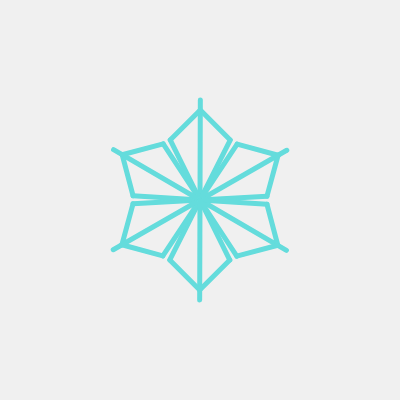
Frame 1 (no input)
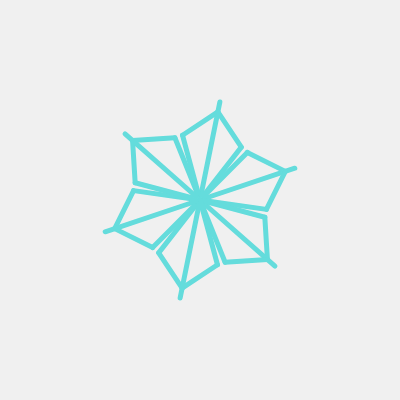
Frame 60 (no input)
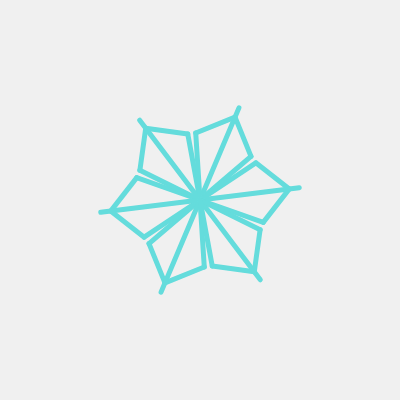
Frame 120 (the mouse pressed at the canvas centre since frame 60)

The p5.js sketch that drew these frames (run headless with seeded random() and noise() and a simulated clock; from frame 60 on, the mouse is pressed at the canvas centre):

// p5.js sketch
// ── sketch.js
let NUM = 6;
let ANGLE = 0;

function setup() {
  createCanvas(400, 400);
  strokeWeight(5);

  ANGLE = TWO_PI / NUM;
}

function draw() {
  background(240);
  stroke(100, 220, 220);

  translate(width / 2, width / 2);

  let sec = millis() / 1000;
  rotate(sec * 0.2);

  for (let i = 0; i < NUM; i++) {
    push();
    rotate(i * ANGLE);
    line(0, 0, 0, -100);

    line(0, 0, 30, 60);
    line(0, 0, -30, 60);

    line(0, 90, 30, 60);
    line(0, 90, -30, 60);
    pop();
  }
}
